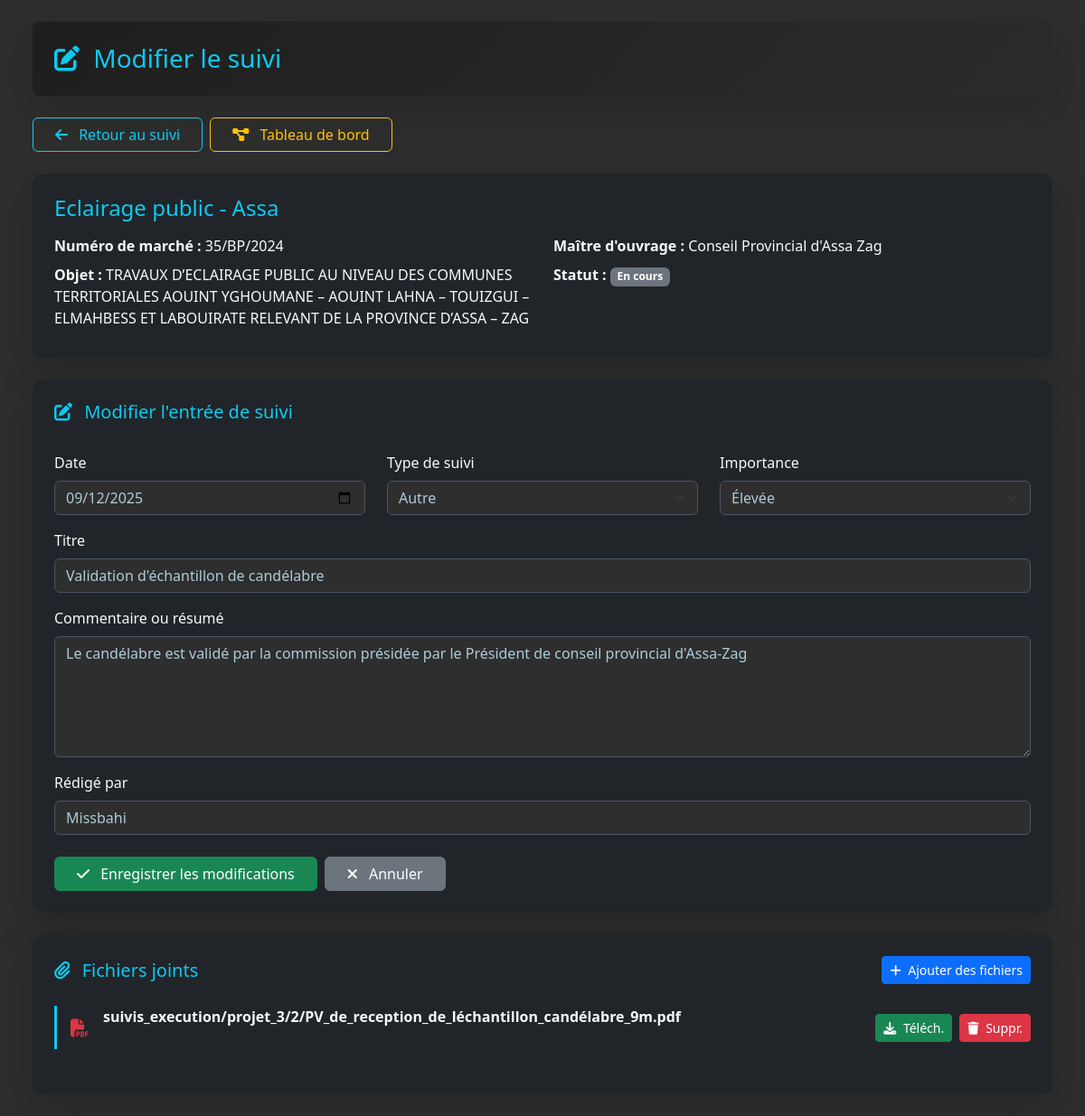
Page /projet/3/suivi/modifier/2/ on the committed database.
### projets/models/projet.py (models this page shows, shortened)
class Projet(models.Model):
    TYPE_PROJET = [
        ('VRD', 'Voirie et Réseaux Divers'),
        ('ROUTE', 'Route'),
        ('PONT', 'Pont'),
        ('BATIMENT', 'Bâtiment'),
        ('CONSTRUCTION', 'Construction'),
        ('ASSAINISSEMENT EP', 'Assainissement EP'),
        ('ASSAINISSEMENT EU', 'Assainissement EU'),
        ('ASSAINISSEMENT', 'Assainissement'),
        ('ADDUCTION_EAU_POTABLE', "Adduction d'eau potable"),
        ('EQUIPEMENT', 'Équipement'),
        ('AMENAGEMENT', 'Aménagement'),
        ('GENIE_CIVIL', 'Génie Civil'),
        ('TRAVAUX_PUBLICS', 'Travaux Publics'),
        ('ELECTRICITE', 'Électricité'),
        ('HYDRAULIQUE', 'Hydraulique'),
        ('TELECOMMUNICATION', 'Télécommunication'),
        ('ENVIRONNEMENT', 'Environnement'),
        ('URBANISME', 'Urbanisme'),
        ('ESPACE_PUBLIC', 'Espace Public'),
        ('PLACE_PUBLIQUE', 'Place Publique'),
        ('ESPACE_VERT', 'Espace Vert'),
        ('TERRAINS_SPORTIFS', 'Terrins Sportifs'),
        ('TERRAINS_PROXIMITES', 'Terrains Proximités'),
        ('AUTRE', 'Autre'),
    ]
    class Statut(models.TextChoices):
        APPEL_OFFRE = 'AO', _("Appel d'offre")
        EN_ETUDE = 'ETUDE', _('En étude')
        EN_ATTENTE = 'ATTENTE', _('En attente')
        EN_DEMARRAGE = 'DEM', _('En démarrage')
        EN_COURS = 'COURS', _('En cours')
        EN_ARRET = 'ARRET', _('En arrêt')
        EN_RECEPTION = 'RECEP', _('En réception')
        EN_RECEPTION_PROVISOIRE = 'RECEP_PROV', _('En réception provisoire')
        EN_RECEPTION_DEFINITIVE = 'RECEP_DEF', _('En réception définitive')
        RECEPTION_PROVISOIRE = 'RP', _('Réception provisoire')
        RECEPTION_DEFINITIVE = 'RD', _('Réception définitive')
        CLOTURE = 'CLO', _('Clôturé')
    type_projet = models.CharField(_("Type de projet"), max_length=50, choices=TYPE_PROJET, default='VRD', null=True, blank=True)
    nom = models.CharField(_("Nom du projet"), max_length=50)
    objet = models.TextField(_("Objet du marché"), max_length=200)
    numero = models.CharField(_("Numéro du marché"), max_length=100, unique=True)
    maitre_ouvrage = models.CharField(_("Maître d'ouvrage"), max_length=200)
    localisation = models.CharField(_("Localisation"), max_length=200)
    users = models.ManyToManyField(settings.AUTH_USER_MODEL, verbose_name=_("Utilisateurs"), blank=True, related_name='projets')
    revisable = models.BooleanField(_("Revisable"), default=False, null=True, blank=True)
    montant = models.DecimalField(_("Montant estimé (DH)"), max_digits=12, decimal_places=2, null=True, blank=True)
    montant_soumission = models.DecimalField(_("Montant de la soumission (DH)"), max_digits=12, decimal_places=2, null=True, blank=True)
    statut = models.CharField(_("Statut"), max_length=15, choices=Statut.choices, default=Statut.APPEL_OFFRE)
    date_debut = models.DateField(_("Date de début prévue"), null=True, blank=True)
    delai = models.IntegerField(_("Délai (jours)"), null=True, blank=True, default=0)
    date_creation = models.DateTimeField(_("Date d'enregistrement"), auto_now_add=True)
    avancement = models.DecimalField(_("Avancement (%)"), max_digits=5, decimal_places=2, default=0.0)
    entreprise = models.ForeignKey('Entreprise', on_delete=models.SET_NULL, null=True, blank=True, verbose_name=_("Entreprise adjudicataire"))
    appel_offre = models.OneToOneField('AppelOffre', on_delete=models.SET_NULL, null=True, blank=True, related_name='projet_associe')
    revisable = models.BooleanField(_("Revisable"), null=True, blank=True, default=False)
    epoque_base = models.DateField(_("Epoque de base"), null=True, blank=True)
    a_traiter = models.BooleanField(_("À traiter (appel d'offre)"), null=True, blank=True, default=False)
    en_retard = models.BooleanField(_("En retard"), null=True, blank=True, default=False)
    reception_validee = models.BooleanField(_("Réception validée"), null=True, blank=True, default=False)
    date_reception = models.DateField(_("Date de réception"), null=True, blank=True)
    date_limite_soumission = models.DateField(_("Date limite de soumission"), null=True, blank=True)
    class Meta:
        verbose_name = _("Projet")
        verbose_name_plural = _("Projets")
        ordering = ['-date_creation']

class SuiviExecution(models.Model):
    TYPE_SUIVI_CHOICES = [
        ('reunion', _('Réunion de chantier')),
        ('incident', _('Incident')),
        ('planning', _('Mise à jour planning')),
        ('livraison', _('Livraison')),
        ('validation', _('Validation d\'étape')),
        ('courrier', _('Courrier')),
        ('autre', _('Autre')),
    ]
    projet = models.ForeignKey(Projet, on_delete=models.CASCADE, related_name='suivis_execution', verbose_name=_("Projet"))
    date = models.DateField(_("Date de suivi"), default=timezone.now)
    titre = models.CharField(_("Titre"), max_length=200)
    type_suivi = models.CharField(_("Type"), max_length=100, choices=TYPE_SUIVI_CHOICES)
    commentaire = models.TextField(_("Commentaire ou résumé"))
    redacteur = models.CharField(_("Rédigé par"), max_length=100, blank=True)
    date_creation = models.DateTimeField(_("Date de création"), default=timezone.now)
    date_modification = models.DateTimeField(_("Dernière modification"), default=timezone.now)
    importance = models.CharField(_("Importance"), max_length=10, choices=[
        ('faible', _('Faible')),
        ('moyenne', _('Moyenne')),
        ('elevee', _('Élevée')),
    ], default='moyenne')
    class Meta:
        verbose_name = _("Suivi d'exécution")
        verbose_name_plural = _("Suivis d'exécution")
        ordering = ['-date', '-date_creation']

class FichierSuivi(models.Model):
    def upload_path(instance, filename):
        return f'suivis_execution/projet_{instance.suivi.projet.id}/{instance.suivi.id}/{filename}'
    suivi = models.ForeignKey(SuiviExecution, on_delete=models.CASCADE, related_name='fichiers', verbose_name=_("Suivi"))
    if getattr(settings, 'USE_CLOUDINARY', False):
        from cloudinary.models import CloudinaryField
        fichier = CloudinaryField('raw', folder='suivis_execution', resource_type='raw', default=None)
    else:
        fichier = models.FileField(_("Fichier"), upload_to=upload_path)
    original_filename = models.CharField(max_length=255, blank=True, verbose_name="Nom de fichier original")
    description = models.CharField(_("Description"), max_length=255, blank=True)
    date_ajout = models.DateTimeField(_("Date d'ajout"), default=timezone.now)
    class Meta:
        verbose_name = _("Fichier joint au suivi")
        verbose_name_plural = _("Fichiers joints au suivi")
        ordering = ['-date_ajout']

### projets/views/views.py (the view, shortened to what this page needs)
# urls.py: path('projet/<int:projet_id>/suivi/modifier/<int:suivi_id>/', views.modifier_suivi, name='modifier_suivi'),
def modifier_suivi(request, projet_id, suivi_id):
    projet = get_object_or_404(Projet, id=projet_id)
    suivi = get_object_or_404(SuiviExecution, id=suivi_id, projet=projet)
    context = {
        'projet': projet,
        'suivi': suivi,
    }
    return render(request, 'projets/suivi/modifier_suivi.html', context)

### projets/templates/projets/suivi/modifier_suivi.html (shortened to what this page needs)
<!DOCTYPE html>
<html lang="fr">
<head>
  <link rel="stylesheet" href="https://cdn.jsdelivr.net/npm/bootstrap@5.3.0/dist/css/bootstrap.min.css">
  <link rel="stylesheet" href="https://cdnjs.cloudflare.com/ajax/libs/font-awesome/6.4.0/css/all.min.css">
  <link rel="stylesheet" href="https://cdn.jsdelivr.net/npm/flatpickr/dist/flatpickr.min.css">
</head>
<body class="p-3 p-md-4">
  <div class="container-xxl">
    <div class="d-flex align-items-center mb-3 mb-md-4 p-3 p-md-4 rounded shadow-lg bg-custom-dark">
      <h1 class="text-info mb-0 h3 h-md-2">
        <i class="fa-solid fa-pen-to-square me-2"></i> Modifier le suivi
      </h1>
    </div>
    <div class="mb-3 mb-md-4 d-flex flex-column flex-sm-row flex-wrap gap-2">
      <a href="{% url 'projets:suivi_execution' projet.id %}" class="btn btn-outline-info btn-responsive px-3 px-md-4">
        <i class="fa-solid fa-arrow-left me-1 me-md-2"></i>
        <span class="d-none d-sm-inline">Retour au suivi</span>
      </a>
      <a href="{% url 'projets:dashboard' projet.id %}" class="btn btn-outline-warning btn-responsive px-3 px-md-4">
        <i class="fa-solid fa-diagram-project me-1 me-md-2"></i>
        <span class="d-none d-sm-inline">Tableau de bord</span>
      </a>
    </div>
    <div class="card bg-dark text-light p-3 p-md-4 mb-3 mb-md-4 border-0 shadow-lg" style="border-radius: 12px;">
      <h2 class="card-title text-info mb-2 mb-md-3 h4 h-md-3">{{ projet.nom }}</h2>
      <div class="row">
        <div class="col-md-6 mb-2 mb-md-0">
          <p class="mb-1 mb-md-2 text-responsive"><strong>Numéro de marché :</strong> {{ projet.numero }}</p>
          <p class="mb-1 mb-md-2 text-responsive"><strong>Objet :</strong> {{ projet.objet }}</p>
        </div>
        <div class="col-md-6">
          <p class="mb-1 mb-md-2 text-responsive"><strong>Maître d'ouvrage :</strong> {{ projet.maitre_ouvrage }}</p>
          <p class="mb-1 mb-md-2 text-responsive">
            <strong>Statut :</strong>
            <span class="badge bg-secondary">{{ projet.get_statut_display }}</span>
          </p>
        </div>
      </div>
    </div>
    <div class="card bg-dark text-light p-3 p-md-4 mb-3 mb-md-4 border-0 shadow-lg" style="border-radius: 12px;">
      <h3 class="mb-2 mb-md-3 text-info h5 h-md-4">
        <i class="fa-solid fa-edit me-2"></i> Modifier l'entrée de suivi
      </h3>
      <form method="post" class="mt-2 mt-md-3">
        <div class="row mb-2 mb-md-3">
          <div class="col-12 col-md-4 mb-2 mb-md-0">
            <label for="date" class="form-label text-responsive">Date</label>
            <input type="date" class="form-control form-control-custom text-responsive" id="date" name="date"
                   value="{{ suivi.date|date:'Y-m-d' }}" required>
          </div>
          <div class="col-12 col-md-4 mb-2 mb-md-0">
            <label for="type_suivi" class="form-label text-responsive">Type de suivi</label>
            <select class="form-select form-select-custom text-responsive" id="type_suivi" name="type_suivi" required>
              <option value="autre" {% if suivi.type_suivi == 'autre' %}selected{% endif %}>Autre</option>
            </select>
          </div>
          <div class="col-12 col-md-4">
            <label for="importance" class="form-label text-responsive">Importance</label>
            <select class="form-select form-select-custom text-responsive" id="importance" name="importance">
              <option value="elevee" {% if suivi.importance == 'elevee' %}selected{% endif %}>Élevée</option>
            </select>
          </div>
        </div>
        <div class="mb-2 mb-md-3">
          <label for="titre" class="form-label text-responsive">Titre</label>
          <input type="text" class="form-control form-control-custom text-responsive" id="titre" name="titre"
                 value="{{ suivi.titre }}" placeholder="Ex: Réunion de coordination du 15/11/2023" required>
        </div>
        <div class="mb-2 mb-md-3">
          <label for="commentaire" class="form-label text-responsive">Commentaire ou résumé</label>
          <textarea class="form-control form-control-custom text-responsive" id="commentaire" name="commentaire"
                    rows="5" placeholder="Détails de l'événement ou du suivi..." required>{{ suivi.commentaire }}</textarea>
        </div>
        <div class="mb-3 mb-md-4">
          <label for="redacteur" class="form-label text-responsive">Rédigé par</label>
          <input type="text" class="form-control form-control-custom text-responsive" id="redacteur" name="redacteur"
                 value="{{ suivi.redacteur }}" placeholder="Votre nom">
        </div>
        <div class="d-flex flex-column flex-sm-row gap-2">
          <button type="submit" class="btn btn-success btn-responsive px-3 px-md-4 order-2 order-sm-1">
            <i class="fa-solid fa-check me-1 me-md-2"></i>
            <span class="d-none d-sm-inline">Enregistrer les modifications</span>
          </button>
          <a href="{% url 'projets:suivi_execution' projet.id %}" class="btn btn-secondary btn-responsive px-3 px-md-4 order-1 order-sm-2">
            <i class="fa-solid fa-times me-1 me-md-2"></i>
            <span class="d-none d-sm-inline">Annuler</span>
          </a>
        </div>
      </form>
    </div>
    <div class="card bg-dark text-light p-3 p-md-4 border-0 shadow-lg" style="border-radius: 12px;">
      <div class="d-flex flex-column flex-sm-row justify-content-between align-items-start align-items-sm-center gap-2 mb-3 mb-md-4">
        <h3 class="mb-0 text-info h5 h-md-4">
          <i class="fa-solid fa-paperclip me-2"></i> Fichiers joints
        </h3>
        <a href="{% url 'projets:ajouter_fichier_suivi' projet.id suivi.id %}" class="btn btn-primary btn-sm btn-responsive">
          <i class="fa-solid fa-plus me-1"></i>
          <span class="d-none d-sm-inline">Ajouter des fichiers</span>
        </a>
      </div>
      {% if suivi.fichiers.all %}
        <div class="row">
          {% for fichier in suivi.fichiers.all %}
            <div class="col-12 mb-2 mb-md-3">
              <div class="fichier-item">
                <div class="d-flex flex-column flex-md-row justify-content-between align-items-start align-items-md-center gap-2">
                  <div class="d-flex align-items-start align-items-md-center flex-grow-1 min-w-0">
                    {% with fichier.fichier.name|slice:"-4:"|lower as file_ext %}
                      {% if file_ext == '.pdf' %}
                        <i class="fa-solid fa-file-pdf text-danger me-2 me-md-3 fa-lg flex-shrink-0 mt-1 mt-md-0"></i>
                      {% elif file_ext == '.doc' or file_ext == 'docx' %}
                        <i class="fa-solid fa-file-word text-primary me-2 me-md-3 fa-lg flex-shrink-0 mt-1 mt-md-0"></i>
                      {% elif file_ext == '.xls' or file_ext == 'xlsx' %}
                        <i class="fa-solid fa-file-excel text-success me-2 me-md-3 fa-lg flex-shrink-0 mt-1 mt-md-0"></i>
                      {% elif file_ext == '.jpg' or file_ext == '.jpeg' or file_ext == '.png' or file_ext == '.gif' %}
                        <i class="fa-solid fa-file-image text-warning me-2 me-md-3 fa-lg flex-shrink-0 mt-1 mt-md-0"></i>
                      {% else %}
                        <i class="fa-solid fa-file text-info me-2 me-md-3 fa-lg flex-shrink-0 mt-1 mt-md-0"></i>
                      {% endif %}
                    {% endwith %}
                    <div class="min-w-0 flex-grow-1">
                      <div class="fw-bold text-responsive text-break">{{ fichier.fichier.name }}</div>
                      <div class="text-muted">
                        <small class="text-xs-mobile">
                          <i class="fa-solid fa-calendar me-1"></i> {{ fichier.date_ajout|date:"d/m/Y H:i" }}
                        </small>
                      </div>
                    </div>
                  </div>
                  <div class="d-flex gap-1 gap-md-2 flex-shrink-0">
                    <a href="{% url 'projets:download_document' 'FichierSuivi' fichier.id %}?download=true"
                       target="_blank"
                       class="btn btn-sm btn-success" title="Télécharger">
                      <i class="fa-solid fa-download"></i>
                      <span class="d-none d-md-inline ms-1">Téléch.</span>
                    </a>
                    <form method="post" action="{% url 'projets:supprimer_fichier_suivi' fichier.id %}" class="d-inline">
                      <button type="submit" class="btn btn-sm btn-danger"
                              onclick="return confirm('Êtes-vous sûr de vouloir supprimer ce fichier ?')" title="Supprimer">
                        <i class="fa-solid fa-trash"></i>
                        <span class="d-none d-md-inline ms-1">Suppr.</span>
                      </button>
                    </form>
                  </div>
                </div>
              </div>
            </div>
          {% endfor %}
        </div>
      {% else %}
        <div class="text-center py-3">
          <i class="fa-solid fa-file-circle-question display-6 text-muted mb-2"></i>
          <p class="text-muted text-responsive">Aucun fichier joint à ce suivi.</p>
        </div>
      {% endif %}
    </div>
  </div>
</body>
</html>

### rows in the picture
Projet: nom "Eclairage public - Assa", numero "35/BP/2024", objet "TRAVAUX D’ECLAIRAGE PUBLIC AU NIVEAU DES COMMUNES TERRITORIALES AOUINT YGHOUMANE – AOUINT LAHNA – TOUIZGUI – ELMAHBESS ET LABOUIRATE RELEVANT DE LA PROVINCE D’ASSA – ZAG", maitre_ouvrage "Conseil Provincial d'Assa Zag", statut "En cours"
SuiviExecution: date "09/12/2025", type_suivi "Autre", importance "Élevée", titre "Validation d'échantillon de candélabre", commentaire "Le candélabre est validé par la commission présidée par le Président de conseil provincial d'Assa-Zag", redacteur "Missbahi"
FichierSuivi: fichier.name "suivis_execution/projet_3/2/PV_de_reception_de_léchantillon_candélabre_9m.pdf"
